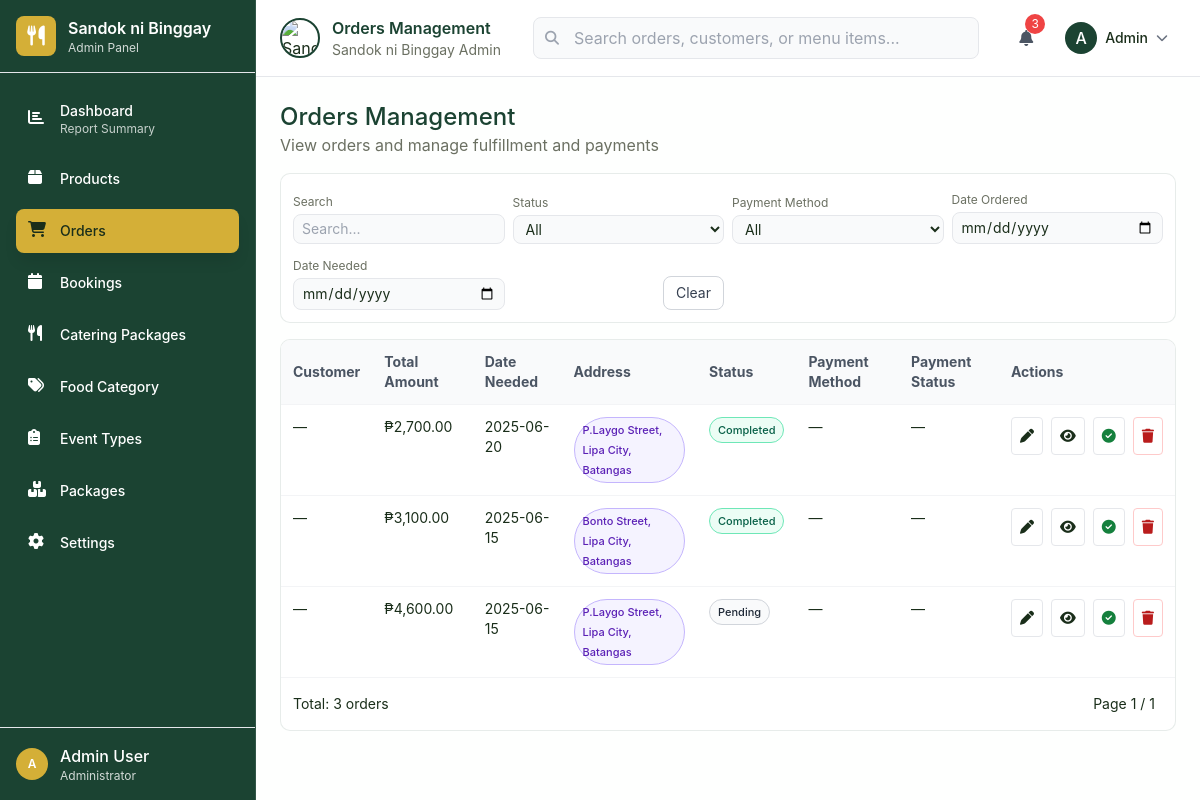
Screenshot of /admin/admin.php?section=orders with the database file from the repository.
### tables this page shows
CREATE TABLE `orders` (
  `order_id` int(11) NOT NULL,
  `user_id` int(11) DEFAULT NULL,
  `order_date` timestamp NOT NULL DEFAULT current_timestamp(),
  `order_status` enum('pending','in progress','completed','canceled') DEFAULT NULL,
  `order_amount` decimal(10,2) NOT NULL,
  `order_needed` date NOT NULL,
  `created_at` timestamp NOT NULL DEFAULT current_timestamp(),
  `updated_at` timestamp NOT NULL DEFAULT current_timestamp() ON UPDATE current_timestamp()
);

### admin/admin.php (the view, shortened to what the rows shown need)
<!DOCTYPE html>
<html lang="en">
<head>
    <?php
        $db = new database();
    $section = $_GET['section'] ?? '';
    $section = is_string($section) ? strtolower($section) : '';
    ?>
    <script src="https://cdn.tailwindcss.com"></script>
    <link href="https://cdnjs.cloudflare.com/ajax/libs/font-awesome/6.4.0/css/all.min.css" rel="stylesheet">
</head>
<body class="h-screen overflow-hidden">
    <div class="flex h-full">
        <div class="flex-1 flex flex-col">
            <header class="bg-white border-b border-gray-200 px-6 py-4">
                <div class="flex items-center justify-between">
                    <div class="flex items-center gap-4">
                        <div class="flex items-center gap-3">
                            <div>
                                <h2 id="page-title" class="text-primary font-semibold"><?php
                                    $titleMap = [
                                        'dashboard' => 'Dashboard',
                                        'products' => 'Products Management',
                                        'orders' => 'Orders Management',
                                        'bookings' => 'Bookings Management',
                                        'catering' => 'Catering Packages',
                                        'categories' => 'Food Categories',
                                        'eventtypes' => 'Event Types',
                                        'packages' => 'Packages',
                                        'settings' => 'Settings'
                                    ];
                                    echo $titleMap[$section] ?? 'Dashboard';
                                ?></h2>
                            </div>
                        </div>
                    </div>
                </div>
            </header>
            <main class="flex-1 overflow-y-auto">
                <?php
                $orders = [];
                if ($section === 'orders') {
                    try {
                        $pdo = $db->opencon();
                        $opage = isset($_GET['page']) ? max(1, (int)$_GET['page']) : 1;
                        $olimit = 10;
                        $ooffset = ($opage - 1) * $olimit;
                        $owhere = [];
                        $oparams = [];
            $owsql = $owhere ? ('WHERE '.implode(' AND ', $owhere)) : '';
            $joinPay = "LEFT JOIN ( SELECT p1.* FROM payments p1 JOIN (SELECT order_id, MAX(pay_id) AS max_pid FROM payments GROUP BY order_id) t ON t.max_pid = p1.pay_id ) pay ON pay.order_id=o.order_id";
            $sql = "SELECT o.*, u.user_fn, u.user_ln, oa.oa_street, oa.oa_city, oa.oa_province, pay.pay_method, pay.pay_status
                                FROM orders o
                                LEFT JOIN users u ON u.user_id=o.user_id
                                LEFT JOIN orderaddress oa ON oa.order_id=o.order_id
                $joinPay
                                $owsql
                                ORDER BY o.order_date DESC
                                LIMIT $olimit OFFSET $ooffset";
                        $stmt = $pdo->prepare($sql);
                        $stmt->execute($oparams);
                        $orows = $stmt->fetchAll(PDO::FETCH_ASSOC);
                        $ids = array_column($orows, 'order_id');
                        $itemsByOrder = [];
                        if ($ids) {
                            $in = implode(',', array_fill(0, count($ids), '?'));
                            $sti = $pdo->prepare("SELECT oi.order_id, oi.oi_quantity, oi.oi_price, m.menu_name FROM orderitems oi LEFT JOIN menu m ON m.menu_id=oi.menu_id WHERE oi.order_id IN ($in)");
                            $sti->execute($ids);
                            while ($it = $sti->fetch(PDO::FETCH_ASSOC)) {
                                $oidx = (int)$it['order_id'];
                                if (!isset($itemsByOrder[$oidx])) { $itemsByOrder[$oidx] = []; }
                                $itemsByOrder[$oidx][] = $it;
                            }
                        }
                        foreach ($orows as $r) {
                            $oidx = (int)$r['order_id'];
                            $r['items'] = $itemsByOrder[$oidx] ?? [];
                            $orders[] = $r;
                        }
                    } catch (Throwable $e) {
                        $orders = []; $ordersCount = 0;
                    }
                }
                function ord_chip_base(){ return 'inline-flex items-center px-2 py-0.5 rounded-full border text-[11px] font-medium'; }
                function ord_addr_chip(){ return 'bg-violet-50 border-violet-300 text-violet-800'; }
                function ord_status_chip($s){ $n=strtolower(trim((string)$s)); if($n==='completed')return 'bg-emerald-50 border-emerald-300 text-emerald-800'; return 'bg-gray-50 border-gray-300 text-gray-800'; }
                ?>
                <div id="orders-content" class="section-content <?php echo ($section === 'orders') ? '' : 'hidden '; ?>p-6">
                    <div class="flex items-center justify-between mb-4">
                        <div>
                            <h2 class="text-2xl font-medium text-primary">Orders Management</h2>
                        </div>
                    </div>
                    <div id="orders-table" class="card overflow-hidden">
                        <div class="overflow-x-auto">
                            <table class="min-w-full text-sm">
                                <thead class="bg-gray-50 text-gray-600">
                                    <tr>
                                        <th class="text-left p-3">Customer</th>
                                        <th class="text-left p-3">Total Amount</th>
                                        <th class="text-left p-3">Date Needed</th>
                                        <th class="text-left p-3">Address</th>
                                        <th class="text-left p-3">Status</th>
                                        <th class="text-left p-3">Payment Method</th>
                                        <th class="text-left p-3">Payment Status</th>
                                        <th class="text-left p-3">Actions</th>
                                    </tr>
                                </thead>
                                <tbody>
                                    <?php if (!empty($orders)): ?>
                                        <?php foreach ($orders as $o): ?>
                                            <?php
                                                $fullname = trim(($o['user_fn'] ?? '').' '.($o['user_ln'] ?? ''));
                                                $addrParts = array_filter([$o['oa_street'] ?? '', $o['oa_city'] ?? '', $o['oa_province'] ?? '']);
                                                $addr = $addrParts ? implode(', ', $addrParts) : '—';
                                                $pay = ($o['pay_method'] ? '<span class="'.ord_chip_base().' '.ord_method_chip($o['pay_method']).'">'.htmlspecialchars($o['pay_method']).'</span>' : '—');
                                            ?>
                                            <tr class="border-t border-gray-100 hover:bg-gray-50 align-top">
                                                <td class="p-3"><?= htmlspecialchars($fullname ?: '—') ?></td>
                                                <td class="p-3">₱<?= number_format((float)($o['order_amount'] ?? 0), 2) ?></td>
                                                <td class="p-3"><?= htmlspecialchars($o['order_needed'] ?? '') ?></td>
                                                <td class="p-3"><?php if($addr && $addr!=='—'){ ?><span class="<?= ord_chip_base().' '.ord_addr_chip(); ?>" title="<?= htmlspecialchars($addr) ?>"><?= htmlspecialchars($addr) ?></span><?php } else { echo '—'; } ?></td>
                                                <td class="p-3">
                                                    <span class="<?= ord_chip_base().' '.ord_status_chip($o['order_status'] ?? ''); ?>"><?= htmlspecialchars(ucfirst($o['order_status'] ?? 'pending')) ?></span>
                                                </td>
                                                <td class="p-3 whitespace-nowrap"><?= $pay ?></td>
                                                <td class="p-3"><?php $ps = trim((string)($o['pay_status'] ?? '')); echo $ps!==''?('<span class="'.ord_chip_base().' '.ord_pay_status_chip($ps).'">'.htmlspecialchars($ps).'</span>'):'—'; ?></td>
                                                <td class="p-3 whitespace-nowrap">
                                                    <div class="flex items-center gap-2">
                                                        <button type="button" class="p-2 rounded border border-gray-200 hover:bg-gray-50" title="Edit" aria-label="Edit" data-edit-order="<?= (int)$o['order_id'] ?>">
                                                            <i class="fas fa-pen"></i>
                                                        </button>
                                                        <button type="button" class="p-2 rounded border border-gray-200 hover:bg-gray-50" title="View Order" aria-label="View Order" data-view-order="<?= (int)$o['order_id'] ?>">
                                                            <i class="fas fa-eye"></i>
                                                        </button>
                                                        <button type="button" class="p-2 rounded border border-gray-200 hover:bg-gray-50 text-green-700" title="Mark Paid" aria-label="Mark Paid" data-paid-order="<?= (int)$o['order_id'] ?>">
                                                            <i class="fas fa-circle-check"></i>
                                                        </button>
                                                        <button type="button" class="p-2 rounded border border-red-200 text-red-700 hover:bg-red-50" title="Delete" aria-label="Delete" data-delete-order="<?= (int)$o['order_id'] ?>">
                                                            <i class="fas fa-trash"></i>
                                                        </button>
                                                    </div>
                                                </td>
                                            </tr>
                                        <?php endforeach; ?>
                                    <?php else: ?>
                                        <tr>
                                            <td colspan="8" class="p-6 text-center text-muted-foreground">No orders found.</td>
                                        </tr>
                                    <?php endif; ?>
                                </tbody>
                            </table>
                        </div>
                    </div>
                </div>
            </main>
        </div>
    </div>
</body>
</html>

### rows the page displays
orders: fullname "—", order_amount "2,700.00", order_needed "2025-06-20", addr "P.Laygo Street, Lipa City, Batangas", order_status "Completed"
orders: fullname "—", order_amount "3,100.00", order_needed "2025-06-15", addr "Bonto Street, Lipa City, Batangas", order_status "Completed"
orders: fullname "—", order_amount "4,600.00", order_needed "2025-06-15", addr "P.Laygo Street, Lipa City, Batangas", order_status "Pending"

### other values shown
$titleMap[$section] "Orders Management"
$adminInitial "A"
$adminName "Admin"
$ordersCount "3"
$opage "1"
$ototalPages "1"
form field pay_method "All"
